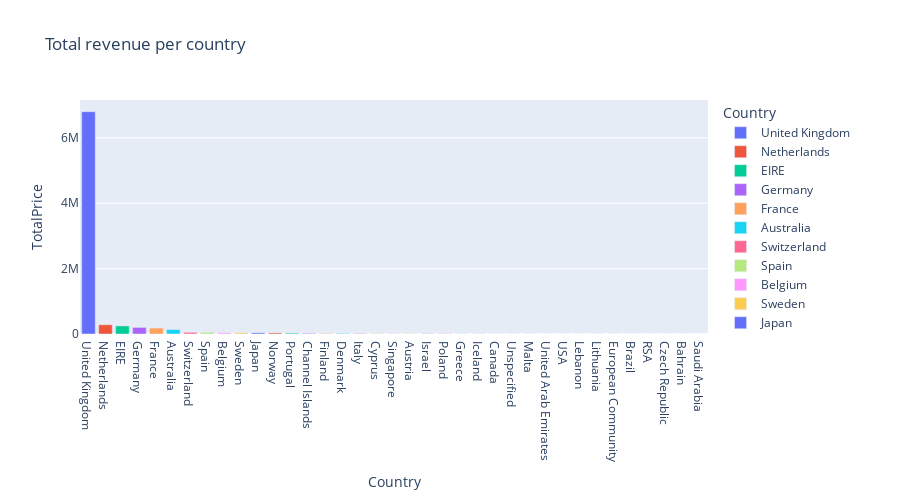

Source (notebook cell):
### Markdown cell above
Построим еще один график, который поможет нам понять, клиенты из каких стран приносят компании больше всего выручки.

### Code cell
revenue_per_cntrs = data.groupby('Country', as_index=False)['TotalPrice'] \
    .sum().sort_values(by='TotalPrice', ascending=False)

fig = px.bar(
    revenue_per_cntrs,
    x='Country',
    y='TotalPrice',
    color='Country',
    title='Total revenue per country',
    height=500
)

fig.show()

### Figure 1 — Plotly figure (JSON) as saved in the notebook; plotly's stock layout.template omitted (floating-point values rounded to 4 significant figures)
{"data": [{"alignmentgroup": "True", "hovertemplate": "Country=%{x}<br>TotalPrice=%{y}<extra></extra>", "legendgroup": "United Kingdom", "marker": {"color": "#636efa", "pattern": {"shape": ""}}, "name": "United Kingdom", "offsetgroup": "United Kingdom", "orientation": "v", "showlegend": true, "textposition": "auto", "type": "bar", "x": ["United Kingdom"], "xaxis": "x", "y": [6798000.0], "yaxis": "y"}, {"alignmentgroup": "True", "hovertemplate": "Country=%{x}<br>TotalPrice=%{y}<extra></extra>", "legendgroup": "Netherlands", "marker": {"color": "#EF553B", "pattern": {"shape": ""}}, "name": "Netherlands", "offsetgroup": "Netherlands", "orientation": "v", "showlegend": true, "textposition": "auto", "type": "bar", "x": ["Netherlands"], "xaxis": "x", "y": [283400.0], "yaxis": "y"}, {"alignmentgroup": "True", "hovertemplate": "Country=%{x}<br>TotalPrice=%{y}<extra></extra>", "legendgroup": "EIRE", "marker": {"color": "#00cc96", "pattern": {"shape": ""}}, "name": "EIRE", "offsetgroup": "EIRE", "orientation": "v", "showlegend": true, "textposition": "auto", "type": "bar", "x": ["EIRE"], "xaxis": "x", "y": [247100.0], "yaxis": "y"}, {"alignmentgroup": "True", "hovertemplate": "Country=%{x}<br>TotalPrice=%{y}<extra></extra>", "legendgroup": "Germany", "marker": {"color": "#ab63fa", "pattern": {"shape": ""}}, "name": "Germany", "offsetgroup": "Germany", "orientation": "v", "showlegend": true, "textposition": "auto", "type": "bar", "x": ["Germany"], "xaxis": "x", "y": [201500.0], "yaxis": "y"}, {"alignmentgroup": "True", "hovertemplate": "Country=%{x}<br>TotalPrice=%{y}<extra></extra>", "legendgroup": "France", "marker": {"color": "#FFA15A", "pattern": {"shape": ""}}, "name": "France", "offsetgroup": "France", "orientation": "v", "showlegend": true, "textposition": "auto", "type": "bar", "x": ["France"], "xaxis": "x", "y": [181500.0], "yaxis": "y"}, {"alignmentgroup": "True", "hovertemplate": "Country=%{x}<br>TotalPrice=%{y}<extra></extra>", "legendgroup": "Australia", "marker": {"color": "#19d3f3", "pattern": {"shape": ""}}, "name": "Australia", "offsetgroup": "Australia", "orientation": "v", "showlegend": true, "textposition": "auto", "type": "bar", "x": ["Australia"], "xaxis": "x", "y": [137000.0], "yaxis": "y"}, {"alignmentgroup": "True", "hovertemplate": "Country=%{x}<br>TotalPrice=%{y}<extra></extra>", "legendgroup": "Switzerland", "marker": {"color": "#FF6692", "pattern": {"shape": ""}}, "name": "Switzerland", "offsetgroup": "Switzerland", "orientation": "v", "showlegend": true, "textposition": "auto", "type": "bar", "x": ["Switzerland"], "xaxis": "x", "y": [51860.0], "yaxis": "y"}, {"alignmentgroup": "True", "hovertemplate": "Country=%{x}<br>TotalPrice=%{y}<extra></extra>", "legendgroup": "Spain", "marker": {"color": "#B6E880", "pattern": {"shape": ""}}, "name": "Spain", "offsetgroup": "Spain", "orientation": "v", "showlegend": true, "textposition": "auto", "type": "bar", "x": ["Spain"], "xaxis": "x", "y": [51760.0], "yaxis": "y"}, {"alignmentgroup": "True", "hovertemplate": "Country=%{x}<br>TotalPrice=%{y}<extra></extra>", "legendgroup": "Belgium", "marker": {"color": "#FF97FF", "pattern": {"shape": ""}}, "name": "Belgium", "offsetgroup": "Belgium", "orientation": "v", "showlegend": true, "textposition": "auto", "type": "bar", "x": ["Belgium"], "xaxis": "x", "y": [36670.0], "yaxis": "y"}, {"alignmentgroup": "True", "hovertemplate": "Country=%{x}<br>TotalPrice=%{y}<extra></extra>", "legendgroup": "Sweden", "marker": {"color": "#FECB52", "pattern": {"shape": ""}}, "name": "Sweden", "offsetgroup": "Sweden", "orientation": "v", "showlegend": true, "textposition": "auto", "type": "bar", "x": ["Sweden"], "xaxis": "x", "y": [36360.0], "yaxis": "y"}, {"alignmentgroup": "True", "hovertemplate": "Country=%{x}<br>TotalPrice=%{y}<extra></extra>", "legendgroup": "Japan", "marker": {"color": "#636efa", "pattern": {"shape": ""}}, "name": "Japan", "offsetgroup": "Japan", "orientation": "v", "showlegend": true, "textposition": "auto", "type": "bar", "x": ["Japan"], "xaxis": "x", "y": [35420.0], "yaxis": "y"}, {"alignmentgroup": "True", "hovertemplate": "Country=%{x}<br>TotalPrice=%{y}<extra></extra>", "legendgroup": "Norway", "marker": {"color": "#EF553B", "pattern": {"shape": ""}}, "name": "Norway", "offsetgroup": "Norway", "orientation": "v", "showlegend": true, "textposition": "auto", "type": "bar", "x": ["Norway"], "xaxis": "x", "y": [32290.0], "yaxis": "y"}, {"alignmentgroup": "True", "hovertemplate": "Country=%{x}<br>TotalPrice=%{y}<extra></extra>", "legendgroup": "Portugal", "marker": {"color": "#00cc96", "pattern": {"shape": ""}}, "name": "Portugal", "offsetgroup": "Portugal", "orientation": "v", "showlegend": true, "textposition": "auto", "type": "bar", "x": ["Portugal"], "xaxis": "x", "y": [26500.0], "yaxis": "y"}, {"alignmentgroup": "True", "hovertemplate": "Country=%{x}<br>TotalPrice=%{y}<extra></extra>", "legendgroup": "Channel Islands", "marker": {"color": "#ab63fa", "pattern": {"shape": ""}}, "name": "Channel Islands", "offsetgroup": "Channel Islands", "orientation": "v", "showlegend": true, "textposition": "auto", "type": "bar", "x": ["Channel Islands"], "xaxis": "x", "y": [19930.0], "yaxis": "y"}, {"alignmentgroup": "True", "hovertemplate": "Country=%{x}<br>TotalPrice=%{y}<extra></extra>", "legendgroup": "Finland", "marker": {"color": "#FFA15A", "pattern": {"shape": ""}}, "name": "Finland", "offsetgroup": "Finland", "orientation": "v", "showlegend": true, "textposition": "auto", "type": "bar", "x": ["Finland"], "xaxis": "x", "y": [18300.0], "yaxis": "y"}, {"alignmentgroup": "True", "hovertemplate": "Country=%{x}<br>TotalPrice=%{y}<extra></extra>", "legendgroup": "Denmark", "marker": {"color": "#19d3f3", "pattern": {"shape": ""}}, "name": "Denmark", "offsetgroup": "Denmark", "orientation": "v", "showlegend": true, "textposition": "auto", "type": "bar", "x": ["Denmark"], "xaxis": "x", "y": [18040.0], "yaxis": "y"}, {"alignmentgroup": "True", "hovertemplate": "Country=%{x}<br>TotalPrice=%{y}<extra></extra>", "legendgroup": "Italy", "marker": {"color": "#FF6692", "pattern": {"shape": ""}}, "name": "Italy", "offsetgroup": "Italy", "orientation": "v", "showlegend": true, "textposition": "auto", "type": "bar", "x": ["Italy"], "xaxis": "x", "y": [15340.0], "yaxis": "y"}, {"alignmentgroup": "True", "hovertemplate": "Country=%{x}<br>TotalPrice=%{y}<extra></extra>", "legendgroup": "Cyprus", "marker": {"color": "#B6E880", "pattern": {"shape": ""}}, "name": "Cyprus", "offsetgroup": "Cyprus", "orientation": "v", "showlegend": true, "textposition": "auto", "type": "bar", "x": ["Cyprus"], "xaxis": "x", "y": [12800.0], "yaxis": "y"}, {"alignmentgroup": "True", "hovertemplate": "Country=%{x}<br>TotalPrice=%{y}<extra></extra>", "legendgroup": "Singapore", "marker": {"color": "#FF97FF", "pattern": {"shape": ""}}, "name": "Singapore", "offsetgroup": "Singapore", "orientation": "v", "showlegend": true, "textposition": "auto", "type": "bar", "x": ["Singapore"], "xaxis": "x", "y": [9120.0], "yaxis": "y"}, {"alignmentgroup": "True", "hovertemplate": "Country=%{x}<br>TotalPrice=%{y}<extra></extra>", "legendgroup": "Austria", "marker": {"color": "#FECB52", "pattern": {"shape": ""}}, "name": "Austria", "offsetgroup": "Austria", "orientation": "v", "showlegend": true, "textposition": "auto", "type": "bar", "x": ["Austria"], "xaxis": "x", "y": [8721.0], "yaxis": "y"}, {"alignmentgroup": "True", "hovertemplate": "Country=%{x}<br>TotalPrice=%{y}<extra></extra>", "legendgroup": "Israel", "marker": {"color": "#636efa", "pattern": {"shape": ""}}, "name": "Israel", "offsetgroup": "Israel", "orientation": "v", "showlegend": true, "textposition": "auto", "type": "bar", "x": ["Israel"], "xaxis": "x", "y": [7216.0], "yaxis": "y"}, {"alignmentgroup": "True", "hovertemplate": "Country=%{x}<br>TotalPrice=%{y}<extra></extra>", "legendgroup": "Poland", "marker": {"color": "#EF553B", "pattern": {"shape": ""}}, "name": "Poland", "offsetgroup": "Poland", "orientation": "v", "showlegend": true, "textposition": "auto", "type": "bar", "x": ["Poland"], "xaxis": "x", "y": [6853.0], "yaxis": "y"}, {"alignmentgroup": "True", "hovertemplate": "Country=%{x}<br>TotalPrice=%{y}<extra></extra>", "legendgroup": "Greece", "marker": {"color": "#00cc96", "pattern": {"shape": ""}}, "name": "Greece", "offsetgroup": "Greece", "orientation": "v", "showlegend": true, "textposition": "auto", "type": "bar", "x": ["Greece"], "xaxis": "x", "y": [4426.0], "yaxis": "y"}, {"alignmentgroup": "True", "hovertemplate": "Country=%{x}<br>TotalPrice=%{y}<extra></extra>", "legendgroup": "Iceland", "marker": {"color": "#ab63fa", "pattern": {"shape": ""}}, "name": "Iceland", "offsetgroup": "Iceland", "orientation": "v", "showlegend": true, "textposition": "auto", "type": "bar", "x": ["Iceland"], "xaxis": "x", "y": [4310], "yaxis": "y"}, {"alignmentgroup": "True", "hovertemplate": "Country=%{x}<br>TotalPrice=%{y}<extra></extra>", "legendgroup": "Canada", "marker": {"color": "#FFA15A", "pattern": {"shape": ""}}, "name": "Canada", "offsetgroup": "Canada", "orientation": "v", "showlegend": true, "textposition": "auto", "type": "bar", "x": ["Canada"], "xaxis": "x", "y": [3115.0], "yaxis": "y"}, {"alignmentgroup": "True", "hovertemplate": "Country=%{x}<br>TotalPrice=%{y}<extra></extra>", "legendgroup": "Unspecified", "marker": {"color": "#19d3f3", "pattern": {"shape": ""}}, "name": "Unspecified", "offsetgroup": "Unspecified", "orientation": "v", "showlegend": true, "textposition": "auto", "type": "bar", "x": ["Unspecified"], "xaxis": "x", "y": [2661.0], "yaxis": "y"}, {"alignmentgroup": "True", "hovertemplate": "Country=%{x}<br>TotalPrice=%{y}<extra></extra>", "legendgroup": "Malta", "marker": {"color": "#FF6692", "pattern": {"shape": ""}}, "name": "Malta", "offsetgroup": "Malta", "orientation": "v", "showlegend": true, "textposition": "auto", "type": "bar", "x": ["Malta"], "xaxis": "x", "y": [2011.0], "yaxis": "y"}, {"alignmentgroup": "True", "hovertemplate": "Country=%{x}<br>TotalPrice=%{y}<extra></extra>", "legendgroup": "United Arab Emirates", "marker": {"color": "#B6E880", "pattern": {"shape": ""}}, "name": "United Arab Emirates", "offsetgroup": "United Arab Emirates", "orientation": "v", "showlegend": true, "textposition": "auto", "type": "bar", "x": ["United Arab Emirates"], "xaxis": "x", "y": [1865.0], "yaxis": "y"}, {"alignmentgroup": "True", "hovertemplate": "Country=%{x}<br>TotalPrice=%{y}<extra></extra>", "legendgroup": "USA", "marker": {"color": "#FF97FF", "pattern": {"shape": ""}}, "name": "USA", "offsetgroup": "USA", "orientation": "v", "showlegend": true, "textposition": "auto", "type": "bar", "x": ["USA"], "xaxis": "x", "y": [1731.0], "yaxis": "y"}, {"alignmentgroup": "True", "hovertemplate": "Country=%{x}<br>TotalPrice=%{y}<extra></extra>", "legendgroup": "Lebanon", "marker": {"color": "#FECB52", "pattern": {"shape": ""}}, "name": "Lebanon", "offsetgroup": "Lebanon", "orientation": "v", "showlegend": true, "textposition": "auto", "type": "bar", "x": ["Lebanon"], "xaxis": "x", "y": [1694.0], "yaxis": "y"}, {"alignmentgroup": "True", "hovertemplate": "Country=%{x}<br>TotalPrice=%{y}<extra></extra>", "legendgroup": "Lithuania", "marker": {"color": "#636efa", "pattern": {"shape": ""}}, "name": "Lithuania", "offsetgroup": "Lithuania", "orientation": "v", "showlegend": true, "textposition": "auto", "type": "bar", "x": ["Lithuania"], "xaxis": "x", "y": [1661.0], "yaxis": "y"}, {"alignmentgroup": "True", "hovertemplate": "Country=%{x}<br>TotalPrice=%{y}<extra></extra>", "legendgroup": "European Community", "marker": {"color": "#EF553B", "pattern": {"shape": ""}}, "name": "European Community", "offsetgroup": "European Community", "orientation": "v", "showlegend": true, "textposition": "auto", "type": "bar", "x": ["European Community"], "xaxis": "x", "y": [1151.0], "yaxis": "y"}, {"alignmentgroup": "True", "hovertemplate": "Country=%{x}<br>TotalPrice=%{y}<extra></extra>", "legendgroup": "Brazil", "marker": {"color": "#00cc96", "pattern": {"shape": ""}}, "name": "Brazil", "offsetgroup": "Brazil", "orientation": "v", "showlegend": true, "textposition": "auto", "type": "bar", "x": ["Brazil"], "xaxis": "x", "y": [1144.0], "yaxis": "y"}, {"alignmentgroup": "True", "hovertemplate": "Country=%{x}<br>TotalPrice=%{y}<extra></extra>", "legendgroup": "RSA", "marker": {"color": "#ab63fa", "pattern": {"shape": ""}}, "name": "RSA", "offsetgroup": "RSA", "orientation": "v", "showlegend": true, "textposition": "auto", "type": "bar", "x": ["RSA"], "xaxis": "x", "y": [1002.0], "yaxis": "y"}, {"alignmentgroup": "True", "hovertemplate": "Country=%{x}<br>TotalPrice=%{y}<extra></extra>", "legendgroup": "Czech Republic", "marker": {"color": "#FFA15A", "pattern": {"shape": ""}}, "name": "Czech Republic", "offsetgroup": "Czech Republic", "orientation": "v", "showlegend": true, "textposition": "auto", "type": "bar", "x": ["Czech Republic"], "xaxis": "x", "y": [729.2], "yaxis": "y"}, {"alignmentgroup": "True", "hovertemplate": "Country=%{x}<br>TotalPrice=%{y}<extra></extra>", "legendgroup": "Bahrain", "marker": {"color": "#19d3f3", "pattern": {"shape": ""}}, "name": "Bahrain", "offsetgroup": "Bahrain", "orientation": "v", "showlegend": true, "textposition": "auto", "type": "bar", "x": ["Bahrain"], "xaxis": "x", "y": [548.4], "yaxis": "y"}, {"alignmentgroup": "True", "hovertemplate": "Country=%{x}<br>TotalPrice=%{y}<extra></extra>", "legendgroup": "Saudi Arabia", "marker": {"color": "#FF6692", "pattern": {"shape": ""}}, "name": "Saudi Arabia", "offsetgroup": "Saudi Arabia", "orientation": "v", "showlegend": true, "textposition": "auto", "type": "bar", "x": ["Saudi Arabia"], "xaxis": "x", "y": [131.2], "yaxis": "y"}], "layout": {"barmode": "relative", "height": 500, "legend": {"title": {"text": "Country"}, "tracegroupgap": 0}, "title": {"text": "Total revenue per country"}, "xaxis": {"anchor": "y", "categoryarray": ["United Kingdom", "Netherlands", "EIRE", "Germany", "France", "Australia", "Switzerland", "Spain", "Belgium", "Sweden", "Japan", "Norway", "Portugal", "Channel Islands", "Finland", "Denmark", "Italy", "Cyprus", "Singapore", "Austria", "Israel", "Poland", "Greece", "Iceland", "Canada", "Unspecified", "Malta", "United Arab Emirates", "USA", "Lebanon", "Lithuania", "European Community", "Brazil", "RSA", "Czech Republic", "Bahrain", "Saudi Arabia"], "categoryorder": "array", "domain": [0, 1], "title": {"text": "Country"}}, "yaxis": {"anchor": "x", "domain": [0, 1], "title": {"text": "TotalPrice"}}}}
